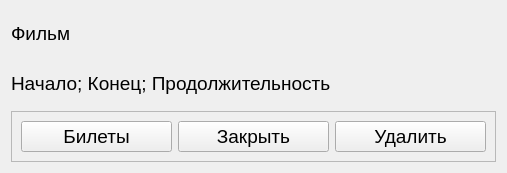
<?xml version="1.0" encoding="UTF-8"?>
<ui version="4.0">
 <class>form</class>
 <widget class="QWidget" name="form">
  <property name="geometry">
   <rect>
    <x>0</x>
    <y>0</y>
    <width>507</width>
    <height>173</height>
   </rect>
  </property>
  <property name="font">
   <font>
    <pointsize>14</pointsize>
   </font>
  </property>
  <property name="windowTitle">
   <string>Form</string>
  </property>
  <layout class="QGridLayout" name="gridLayout">
   <item row="0" column="1">
    <widget class="QLabel" name="film_title">
     <property name="text">
      <string>Фильм</string>
     </property>
    </widget>
   </item>
   <item row="2" column="1">
    <widget class="QFrame" name="frame">
     <property name="frameShape">
      <enum>QFrame::StyledPanel</enum>
     </property>
     <property name="frameShadow">
      <enum>QFrame::Raised</enum>
     </property>
     <layout class="QGridLayout" name="gridLayout_2">
      <item row="1" column="2">
       <widget class="QPushButton" name="deleting_button">
        <property name="text">
         <string>Удалить</string>
        </property>
       </widget>
      </item>
      <item row="1" column="0">
       <widget class="QPushButton" name="opening_button">
        <property name="text">
         <string>Билеты</string>
        </property>
       </widget>
      </item>
      <item row="1" column="1">
       <widget class="QPushButton" name="closing_button">
        <property name="text">
         <string>Закрыть</string>
        </property>
       </widget>
      </item>
     </layout>
    </widget>
   </item>
   <item row="1" column="1">
    <widget class="QLabel" name="time_label">
     <property name="text">
      <string>Начало; Конец; Продолжительность</string>
     </property>
    </widget>
   </item>
  </layout>
 </widget>
 <resources/>
 <connections/>
</ui>
